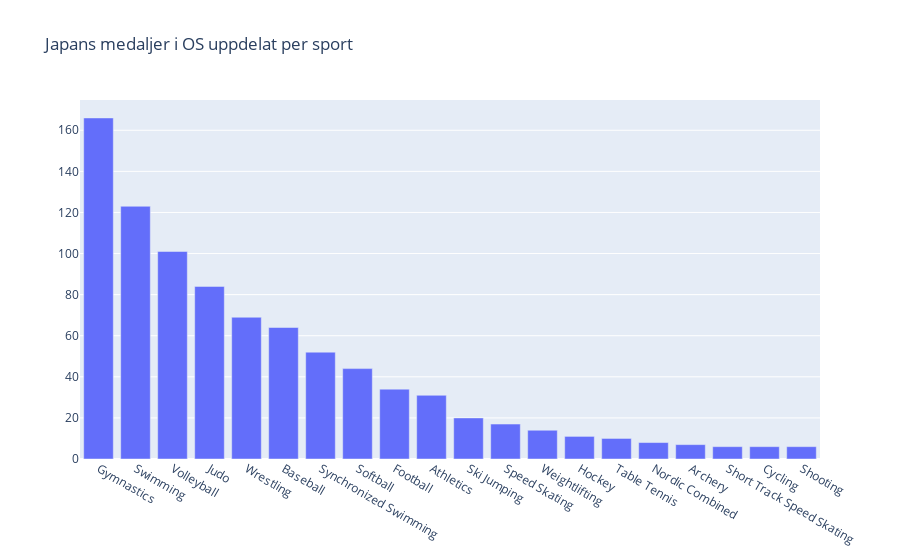

The code cell stored with this chart in its notebook:
### Markdown cell above
Vilka olympiska sporter har Japan fått flest medaljer i?

### Code cell
import plotly.express as px

sport_medals = (
    jpn_medals.groupby("Sport")
    .size()
    .sort_values(ascending=False)
    .head(20)
    .reset_index(name="Antal medaljer")
)

fig = px.bar(
    sport_medals,
    x="Sport",
    y="Antal medaljer",
    title="Japans medaljer i OS uppdelat per sport"
)

fig.update_layout(
    xaxis_title=None,
    yaxis_title=None
)

fig.show()

### Figure 1 — Plotly figure (JSON) as saved in the notebook; plotly's stock layout.template omitted (floating-point values rounded to 4 significant figures)
{"data": [{"alignmentgroup": "True", "hovertemplate": "Sport=%{x}<br>Antal medaljer=%{y}<extra></extra>", "legendgroup": "", "marker": {"color": "#636efa", "pattern": {"shape": ""}}, "name": "", "offsetgroup": "", "orientation": "v", "showlegend": false, "textposition": "auto", "type": "bar", "x": ["Gymnastics", "Swimming", "Volleyball", "Judo", "Wrestling", "Baseball", "Synchronized Swimming", "Softball", "Football", "Athletics", "Ski Jumping", "Speed Skating", "Weightlifting", "Hockey", "Table Tennis", "Nordic Combined", "Archery", "Short Track Speed Skating", "Cycling", "Shooting"], "xaxis": "x", "y": [166, 123, 101, 84, 69, 64, 52, 44, 34, 31, 20, 17, 14, 11, 10, 8, 7, 6, 6, 6], "yaxis": "y"}], "layout": {"barmode": "relative", "legend": {"tracegroupgap": 0}, "title": {"text": "Japans medaljer i OS uppdelat per sport"}, "xaxis": {"anchor": "y", "domain": [0, 1], "title": {}}, "yaxis": {"anchor": "x", "domain": [0, 1], "title": {}}}}
